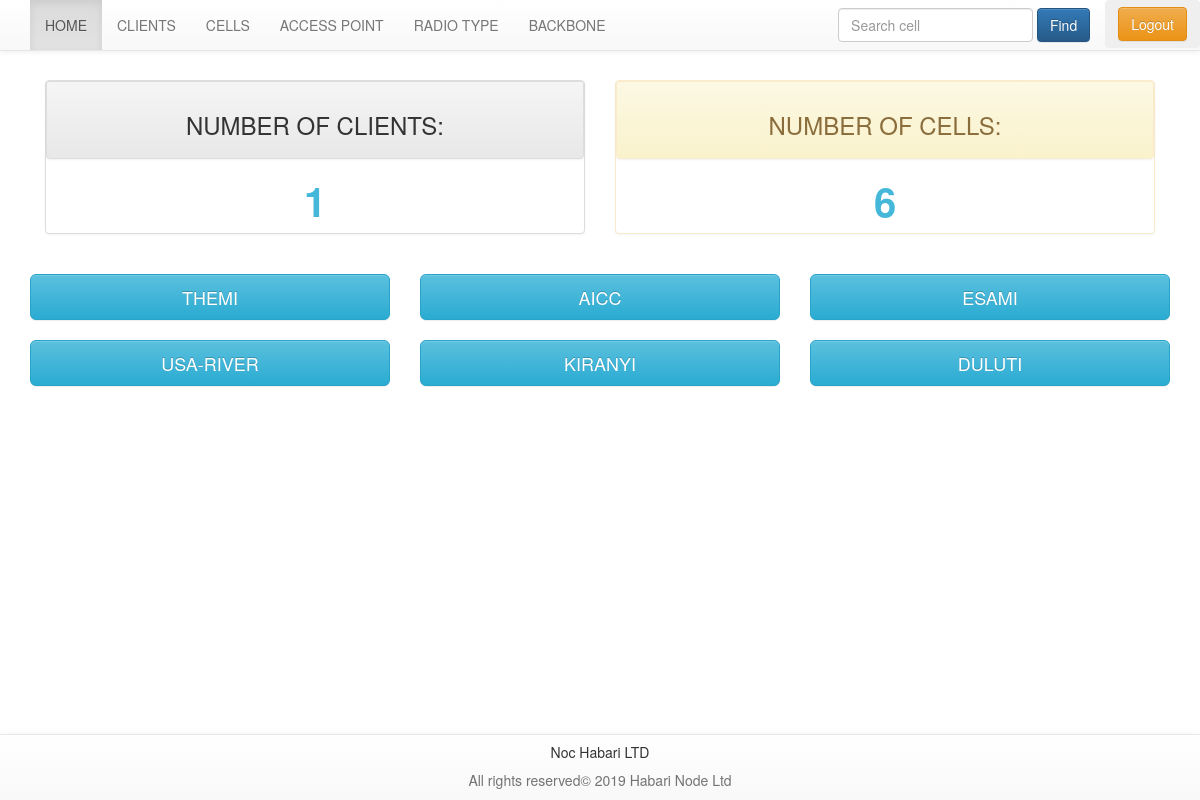
Screenshot of /home.php (signed in) with the database file from the repository.
### tables this page shows
CREATE TABLE `cells` (
  `id` int(20) NOT NULL,
  `cell` varchar(50) NOT NULL,
  `created_at` timestamp NOT NULL DEFAULT CURRENT_TIMESTAMP ON UPDATE CURRENT_TIMESTAMP
);

### home.php (the view, shortened to what this page needs)
<?php
include('config.php');
?>
<?php
if(isset($_POST['search'])){
 $valueToSearch = $_POST['valueToSearch'];
 echo $valueToSearch;
 $sql=" SELECT * FROM cells WHERE cell like '%".$valueToSearch."%'";
 $result = mysqli_query($mysqli,$sql);
}
else{
  $result = mysqli_query($mysqli, "SELECT * FROM cells ORDER BY id DESC");
}
?>
<html lang="en">
<head>
  <link href="css/bootstrap.min.css" rel="stylesheet">
  <link href="css/bootstrap-theme.css" rel="stylesheet">
</head>
<body>
  <header>
    <nav class="navbar navbar-default navbar-fixed-top" role="navigation">
      <div class="container-fluid">
        <a class="navbar-brand" href = "#"><img id = "logo" src = "node.png"></a>
        <div class="collapse navbar-collapse" id="bs-example-navbar-collapse-1">
          <ul class="nav navbar-nav">
            <li class="active"><a href="home.php">HOME<span class="sr-only">(current)</span></a></li>
            <li><a href="clients.php">CLIENTS<span class="sr-only">(current)</span></a></li>
            <li><a href="cells.php">CELLS<span class="sr-only">(current)</span></a></li>
            <li><a href="access_point.php">ACCESS POINT<span class="sr-only">(current)</span></a></li>
            <li><a href="radio_type.php">RADIO TYPE<span class="sr-only">(current)</span></a></li>
            <li><a href="backbone.php">BACKBONE<span class="sr-only">(current)</span></a></li>
          </ul>
          <button class="btn navbar-nav navbar-right">
            <a href="logout.php" class="btn btn-warning">Logout</a>
          </button>
          <form class="navbar-form navbar-right" action="home.php" method="post">
            <div class="form-group">
              <input type="text" class="form-control" name="valueToSearch" placeholder="Search cell">
            </div>
            <button type="submit" class="btn btn-primary" name="search">Find</button>
          </form>
        </div>
      </div>
    </nav>
  </header>
  <br>
  <br>
  <br>
  <br>
  <div class="container">
   <?php
   $sql="SELECT client FROM clients";
   if ($count=mysqli_query($mysqli,$sql))
   {
    $rowcount=mysqli_num_rows($count);
    echo '
    <div class="col-md-6">
    <div class="panel panel-default">
    <div class="panel panel-heading panel-success text-center ">
    <h3>NUMBER OF CLIENTS:</h3>
    </div>
    <div panel panel-body><h4 class="text text-center" style="color:#45b7d9; font-size:40;"> <b>'.$rowcount.'</b></h4></div>
    </div>
    </div>';
  }
  ?>
  <?php
  include('config.php');
  if ($result1 = mysqli_query($mysqli, "SELECT cell FROM cells")) {
    $row_cnt = mysqli_num_rows($result1);
    echo '
    <div class="col-md-6">
    <div class="panel panel-warning">
    <div class="panel panel-heading panel-success text-center ">
    <h3>NUMBER OF CELLS:</h3>
    </div>
    <div panel panel-body><h4 class="text text-center" style="color:#45b7d9; font-size:40;"><b>'.$row_cnt.'</b></h4></div>
    </div></div>';
  }
  ?>
</div>
<div class="container">
  <div class="row">
   <?php
   while($res = mysqli_fetch_array($result)) {
    echo '
    <div class="col-sm-3 col-md-6 col-lg-4"><br>
    <a href="clients.php?cell='.$res['id'].'&direct=" class="btn btn-info btn-group btn-lg btn-block btn-huge" > '. $res['cell'].'</a>
    </div>
    ';
  }
  ?>
</div>
</div>
<br>
<br>
<nav class="navbar navbar-default navbar-fixed-bottom">
 <h5 class="text-center">Noc Habari LTD</h5>
 <p class = "help-block text-center">All rights reserved&copy; <?php echo date("Y"); ?> Habari Node Ltd </p>
</nav>
</body>
</html>

### rows the page displays
cells: cell "THEMI"
cells: cell "AICC"
cells: cell "ESAMI"
cells: cell "USA-RIVER"
cells: cell "KIRANYI"
cells: cell "DULUTI"

### other values shown
$rowcount "1"
$row_cnt "6"
